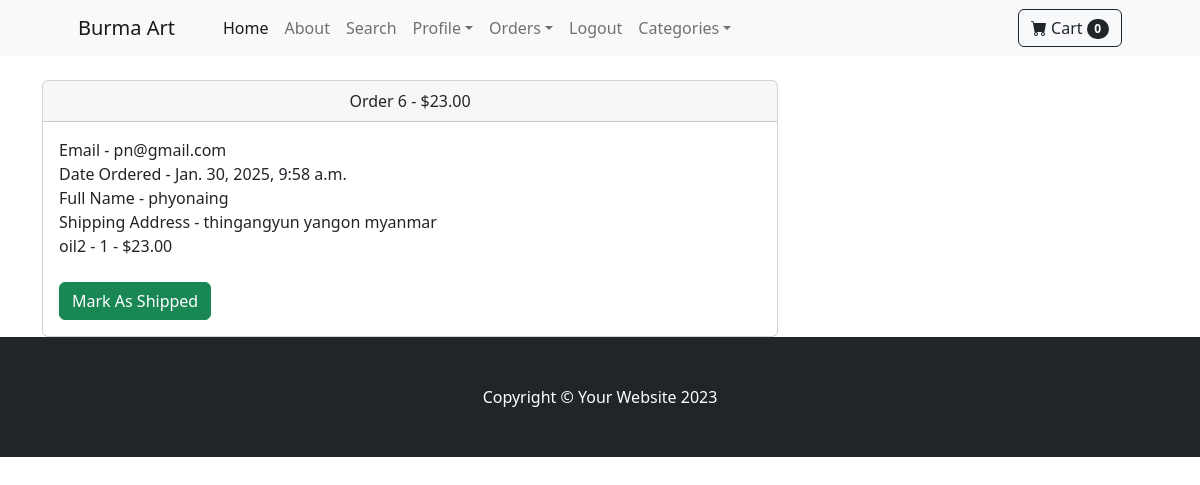
Screenshot of /payment/orders/6 (signed in) with the database file from the repository.
### payment/models.py (models this page shows, shortened)
class Order(models.Model):
    user = models.ForeignKey(User, on_delete=models.CASCADE, blank=True, null=True)
    full_name = models.CharField(max_length=150)
    email = models.EmailField(max_length=250)
    shipping_address = models.TextField()
    amount_paid = models.DecimalField(max_digits=10, decimal_places=2)
    date_ordered = models.DateTimeField(auto_now_add=True)
    shipped = models.BooleanField(default=False)
    date_shipped = models.DateTimeField(blank=True,null=True)

class OrderItem(models.Model):
    order = models.ForeignKey(Order, on_delete=models.CASCADE, null=True)
    product = models.ForeignKey(Product, on_delete=models.CASCADE, null=True)
    user = models.ForeignKey(User, on_delete=models.CASCADE, blank=True, null=True)
    quantity = models.PositiveBigIntegerField(default=1)
    price = models.DecimalField(max_digits=10, decimal_places=2)

### core/models.py (models this page shows)
class Product(models.Model):
    name = models.CharField(max_length=150)  # Increased max_length for longer product names
    price = models.DecimalField(default=0, decimal_places=2, max_digits=10)  # Adjusted max_digits for higher price limits
    category = models.ForeignKey(Category, on_delete=models.CASCADE)
    description = models.TextField(default='', blank=True)  # Changed to TextField for longer descriptions
    image = models.ImageField(upload_to='uploads/product/')
    width = models.DecimalField(max_digits=10, decimal_places=2)  # Increased max_digits for larger dimensions
    height = models.DecimalField(max_digits=10, decimal_places=2)
    weight = models.DecimalField(max_digits=10, decimal_places=2)  # Increased max_digits for heavier products
    def __str__(self):
        return self.name

### payment/views.py (the view, shortened to what this page needs)
# urls.py: path('orders/<int:pk>', views.orders, name='orders'),
def orders(request,pk):
	if request.user.is_authenticated and request.user.is_superuser:
		order = Order.objects.get(id=pk)
		items = OrderItem.objects.filter(order=pk)
		return render(request, 'payment/orders.html',{'order':order, "items":items})
	else:
		messages.error(request, 'Access Denied!')
		return redirect('home')

### cart/cart.py (called while the page is built)
	def __len__(self):
		return	len(self.cart)

### cart/context_processors.py (called while the page is built)
def cart(request):
	return {'cart': Cart(request)}

### payment/templates/payment/orders.html (shortened to what this page needs)
{% extends 'base.html' %}
{% block content %}
<div class="container">
    <div class="row">
            <div class="col-8">
                <br>
                <div class="card">
                    <center>
                        <div class="card-header">
                            Order {{ order.id }} - ${{ order.amount_paid }}
                        </div>
                    </center>
                    <div class="card-body">
                    Email - {{ order.email }}<br>
                    {% if order.shipped %}
                        Date Shipped - {{ order.date_shipped }}<br>
                    {% else %}
                        Date Ordered - {{ order.date_ordered }}<br>
                    {% endif %}
                    Full Name - {{ order.full_name }}<br>
                    Shipping Address - {{order.shipping_address }}
                    <br>
                    {% for item in items %}
                        {{ item.product }} - {{ item.quantity }} - ${{ item.price }} <br>
                    {% endfor %}
                    <br>
                    {% if not order.shipped %}
                    <form method='POST'>
                        <button type="submit" class="btn btn-success">
                            Mark As Shipped
                        </button>
                    </form>
                    {% endif %}
                    </div>
                </div>
            </div>
    </div>
</div>
{% endblock %}

### rows the page displays
Order: id "6", amount_paid "23.00", email "pn@gmail.com", date_ordered "Jan. 30, 2025, 9:58 a.m.", full_name "phyonaing", shipping_address "thingangyun yangon myanmar"
OrderItem: product "oil2", quantity "1", price "23.00"

### other values shown
{{ cart|length }} "0"
